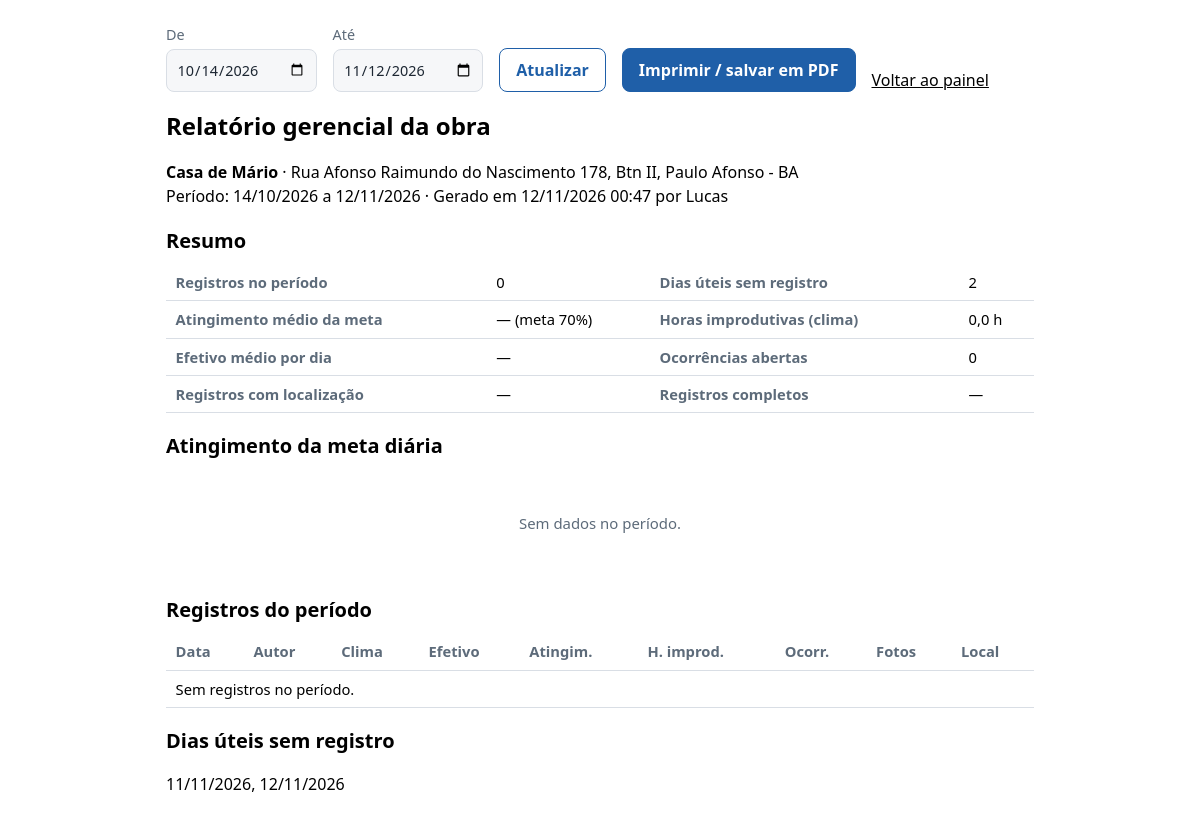
The page /obras/1/relatorio (signed in) on the database its author committed.
### tables this page shows
CREATE TABLE obras (
  id INTEGER PRIMARY KEY AUTOINCREMENT,
  nome TEXT NOT NULL,
  endereco TEXT,
  responsavel TEXT,
  data_inicio TEXT NOT NULL,
  data_prevista_fim TEXT,
  status TEXT NOT NULL DEFAULT 'em_andamento' CHECK (status IN ('em_andamento','paralisada','concluida')),
  criado_em TEXT NOT NULL
);

CREATE TABLE users (
  id INTEGER PRIMARY KEY AUTOINCREMENT,
  nome TEXT NOT NULL,
  email TEXT NOT NULL UNIQUE,
  senha_hash TEXT NOT NULL,
  perfil TEXT NOT NULL CHECK (perfil IN ('admin','gestor','campo')),
  ativo INTEGER NOT NULL DEFAULT 1,
  criado_em TEXT NOT NULL
);

### diario/obras.py (the view)
@bp.get("/obras/<int:obra_id>/relatorio")
@security.login_required
def relatorio(obra_id):
    obra = security.exigir_obra(obra_id)
    ini, fim = _periodo()
    cfg = current_app.config
    r = services.resumo_obra(get_db(), obra, ini, fim, cfg["META_ATINGIMENTO"], cfg["LIMITE_HORAS_CLIMA"])
    rot = lambda row: row["data_ref"][8:10] + "/" + row["data_ref"][5:7]
    graf = charts.linha_svg([(rot(x), x["ating"]) for x in r["linhas"]], 100, cfg["META_ATINGIMENTO"], "Atingimento da meta diária (%)")
    security.audit("relatorio_gerado", f"obra={obra_id} {ini}..{fim}")
    return render_template("relatorio.html", obra=obra, r=r, graf=graf, ini=ini, fim=fim, meta=cfg["META_ATINGIMENTO"],
                           gerado_em=agora_utc())

### diario/charts.py (called while the page is built, shortened)
def _vazio(msg="Sem dados no período."):
    return Markup(f'<svg viewBox="0 0 {W} 80" class="grafico" role="img"><text x="{W/2}" y="44" class="g-rotulo" text-anchor="middle">{escape(msg)}</text></svg>')

def linha_svg(pontos, vmax=100, meta=None, titulo="Gráfico de linha"):
    validos = [p for p in pontos if p[1] is not None]
    if not validos:
        return _vazio()

### diario/db.py (called while the page is built)
def agora_utc() -> str:
    return datetime.now(timezone.utc).strftime("%Y-%m-%dT%H:%M:%SZ")

def conectar(caminho: str) -> sqlite3.Connection:
    con = sqlite3.connect(caminho, isolation_level=None, timeout=15)
    con.row_factory = sqlite3.Row
    con.execute("PRAGMA foreign_keys = ON")
    con.execute("PRAGMA journal_mode = WAL")
    return con

def get_db() -> sqlite3.Connection:
    if "db" not in g:
        g.db = conectar(current_app.config["DATABASE"])
    return g.db

### diario/obras.py (called while the page is built)
def _periodo():
    hoje = utils.hoje_local()
    ini = services.parse_data(request.args.get("inicio"), None)
    fim = services.parse_data(request.args.get("fim"), None)
    if not (ini and fim):
        dias = request.args.get("dias", "30")
        dias = int(dias) if dias in ("7", "30", "90") else 30
        fim, ini = hoje.isoformat(), (hoje - timedelta(days=dias - 1)).isoformat()
    if ini > fim:
        ini, fim = fim, ini
    return ini, fim

### diario/security.py (called while the page is built)
def audit(acao: str, detalhe: str = "", user=None) -> None:
    u = user or getattr(g, "user", None)
    get_db().execute(
        "INSERT INTO audit_log (ts, user_id, user_nome, acao, detalhe, ip) VALUES (?,?,?,?,?,?)",
        (agora_utc(), u["id"] if u else None, u["nome"] if u else None, acao, detalhe, request.remote_addr),
    )

def carregar_usuario() -> None:
    g.user = None
    uid = session.get("uid")
    if uid:
        u = get_db().execute("SELECT * FROM users WHERE id=? AND ativo=1", (uid,)).fetchone()
        if u:
            g.user = u
        else:
            session.clear()

def login_required(view):
    @wraps(view)
    def wrapped(*a, **kw):
        if g.user is None:
            return redirect(url_for("auth.login", next=request.path))
        return view(*a, **kw)
    return wrapped

### diario/services.py (called while the page is built)
def parse_data(valor, padrao):
    try:
        return datetime.strptime(valor, "%Y-%m-%d").date().isoformat()
    except (TypeError, ValueError):
        return padrao

### diario/utils.py (called while the page is built)
def para_local(iso_utc):
    if not iso_utc:
        return None
    dt = datetime.strptime(iso_utc, "%Y-%m-%dT%H:%M:%SZ").replace(tzinfo=timezone.utc)
    return dt.astimezone(tz())

### diario/templates/relatorio.html (shortened to what this page needs)
<!doctype html>
<html lang="pt-BR"><head><meta charset="utf-8"><meta name="viewport" content="width=device-width, initial-scale=1">
<link rel="stylesheet" href="{{ url_for('static', filename='css/app.css') }}"></head>
<body class="impressao">
<div class="nao-imprimir barra-impressao">
  <form method="get" class="filtros">
    <label>De <input type="date" name="inicio" value="{{ ini }}"></label><label>Até <input type="date" name="fim" value="{{ fim }}"></label>
    <button class="botao sec" type="submit">Atualizar</button>
    <button class="botao" data-imprimir type="button">Imprimir / salvar em PDF</button>
    <a href="{{ url_for('obras.painel', obra_id=obra.id) }}">Voltar ao painel</a></form></div>
<h1>Relatório gerencial da obra</h1>
<p><strong>{{ obra.nome }}</strong> · {{ obra.endereco or 'Endereço não informado' }}<br>
Período: {{ ini|data }} a {{ fim|data }} · Gerado em {{ gerado_em|dt }} por {{ usuario.nome }}</p>
<h2>Resumo</h2>
<table><tbody>
  <tr><th>Registros no período</th><td>{{ r.n_rdos }}</td><th>Dias úteis sem registro</th><td>{{ r.sem_registro|length }}</td></tr>
  <tr><th>Atingimento médio da meta</th><td>{{ (r.ating_medio|dec(0) ~ '%') if r.ating_medio is not none else '—' }} (meta {{ meta }}%)</td><th>Horas improdutivas (clima)</th><td>{{ r.horas_total|dec(1) }} h</td></tr>
  <tr><th>Efetivo médio por dia</th><td>{{ r.efetivo_medio|dec(1) }}</td><th>Ocorrências abertas</th><td>{{ r.abertas|length }}</td></tr>
  <tr><th>Registros com localização</th><td>{{ (r.pct_loc|dec(0) ~ '%') if r.pct_loc is not none else '—' }}</td><th>Registros completos</th><td>{{ (r.pct_completos|dec(0) ~ '%') if r.pct_completos is not none else '—' }}</td></tr>
</tbody></table>
<h2>Atingimento da meta diária</h2>{{ graf }}
<h2>Registros do período</h2>
<table><thead><tr><th>Data</th><th>Autor</th><th>Clima</th><th>Efetivo</th><th>Atingim.</th><th>H. improd.</th><th>Ocorr.</th><th>Fotos</th><th>Local</th></tr></thead><tbody>
  {% for x in r.linhas %}<tr><td>{{ x.data_ref|data }}</td><td>{{ x.autor_nome }}</td><td>{{ R.clima[x.clima_manha] }} / {{ R.clima[x.clima_tarde] }}</td>
    <td>{{ x.efetivo }}</td><td>{{ (x.ating|dec(0) ~ '%') if x.ating is not none else '—' }}</td><td>{{ x.horas_improdutivas|dec(1) }}</td>
    <td>{{ x.n_ocorr }}</td><td>{{ x.n_fotos }}</td><td>{{ 'Sim' if x.loc_status=='ok' else 'Não' }}</td></tr>
  {% else %}<tr><td colspan="9">Sem registros no período.</td></tr>{% endfor %}</tbody></table>
{% if r.sem_registro %}<h2>Dias úteis sem registro</h2><p>{% for d in r.sem_registro %}{{ d|data }}{% if not loop.last %}, {% endif %}{% endfor %}</p>{% endif %}
</body></html>

### diario/static/css/app.css (style rules this page uses)
:root { --bg:#f6f7f9;--card:#fff;--tx:#1d2733;--mut:#5d6b7a;--bd:#d9dee5;--pri:#1f5fa8;--pri-tx:#fff;--ok:#1e7a46;--ok-bg:#e3f4ea;--av:#8a5a00;--av-bg:#fdf1d6;--er:#a52a2a;--er-bg:#fbe4e4;--sel:#1f5fa8 }
* { box-sizing:border-box }
body { margin:0;background:var(--bg);color:var(--tx);font:16px/1.5 system-ui,-apple-system,"Segoe UI",Roboto,Arial,sans-serif }
a { color:var(--pri) }
h1 { font-size:1.5rem;margin:.2rem 0 .6rem }
h2 { font-size:1.25rem;margin:1.1rem 0 .5rem }
.botao { display:inline-block;background:var(--pri);color:var(--pri-tx);border:1px solid var(--pri);border-radius:8px;padding:.55rem 1rem;font:inherit;font-weight:600;text-decoration:none;cursor:pointer }
.botao.sec { background:transparent;color:var(--pri) }
label { display:block;font-size:.9rem;color:var(--mut);margin:.55rem 0 }
input,select,textarea { display:block;width:100%;margin-top:.2rem;padding:.55rem .6rem;border:1px solid var(--bd);border-radius:8px;background:var(--bg);color:var(--tx);font:inherit }
.filtros { display:flex;flex-wrap:wrap;gap:.5rem 1rem;align-items:flex-end;margin:.5rem 0 1rem }
.filtros label { margin:0;min-width:140px }
table { border-collapse:collapse;width:100%;font-size:.92rem }
th,td { text-align:left;padding:.45rem .6rem;border-bottom:1px solid var(--bd);vertical-align:top }
th { color:var(--mut);font-weight:600;white-space:nowrap }
svg.grafico { width:100%;height:auto;display:block }
.g-rotulo { fill:var(--mut);font-size:11px }
.impressao { background:#fff;color:#000;max-width:900px;margin:0 auto;padding:1rem }
.impressao a { color:#000 }

### rows shown on the page
obras: nome "Casa de Mário", endereco "Rua Afonso Raimundo do Nascimento 178, Btn II, Paulo Afonso - BA"
users: nome "Lucas"

### other values the page prints
{{ ini|data }} "14/10/2026"
{{ fim|data }} "12/11/2026"
{{ gerado_em|dt }} "12/11/2026 00:47"
{{ r.n_rdos }} "0"
{{ r.sem_registro|length }} "2"
{{ (r.ating_medio|dec(0) ~ '%') if r.ating_medio is not none else '—' }} "—"
{{ meta }} "70"
{{ r.horas_total|dec(1) }} "0,0"
{{ r.efetivo_medio|dec(1) }} "—"
{{ r.abertas|length }} "0"
{{ (r.pct_loc|dec(0) ~ '%') if r.pct_loc is not none else '—' }} "—"
{{ (r.pct_completos|dec(0) ~ '%') if r.pct_completos is not none else '—' }} "—"
{{ graf }} "Sem dados no período."
{{ d|data }} "11/11/2026" "12/11/2026"
